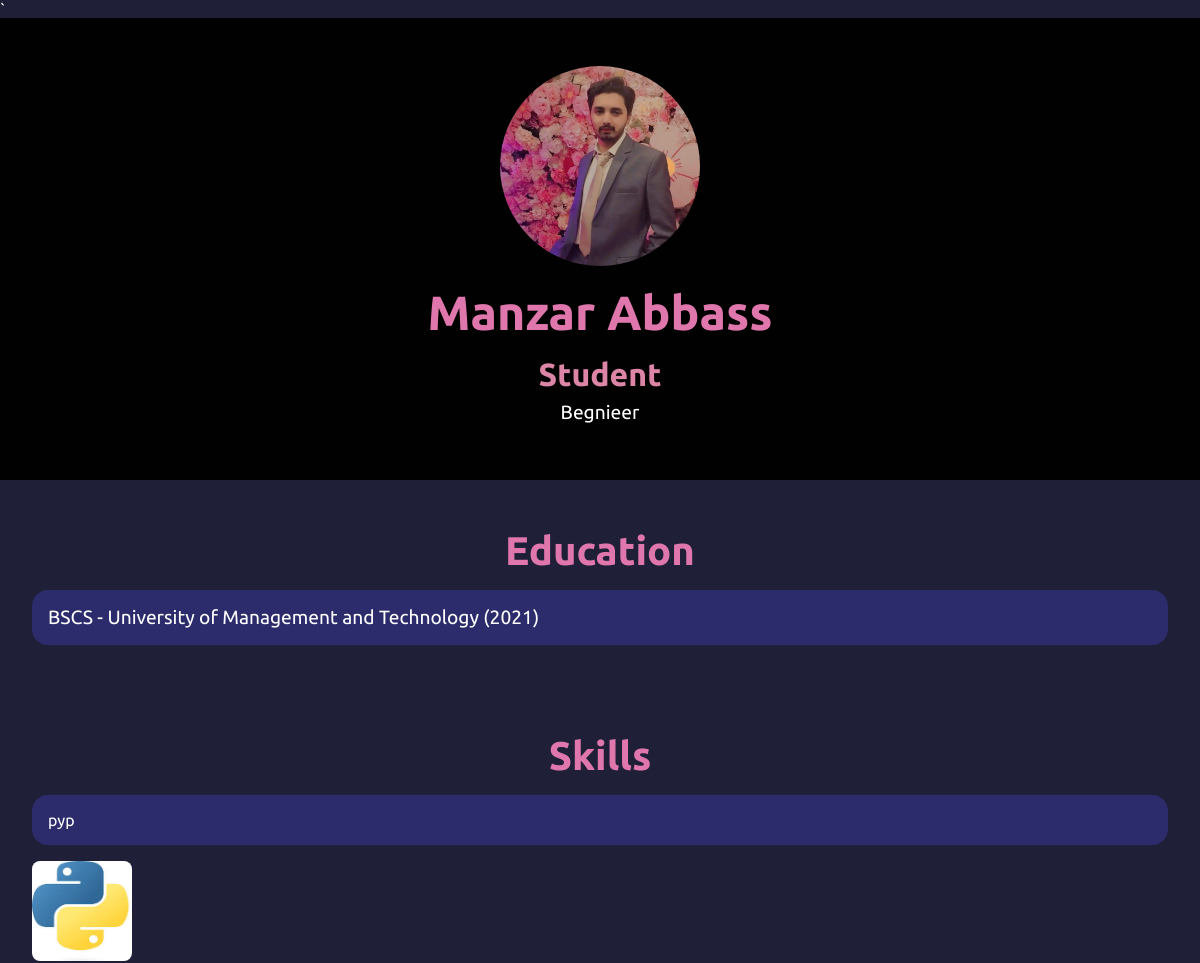
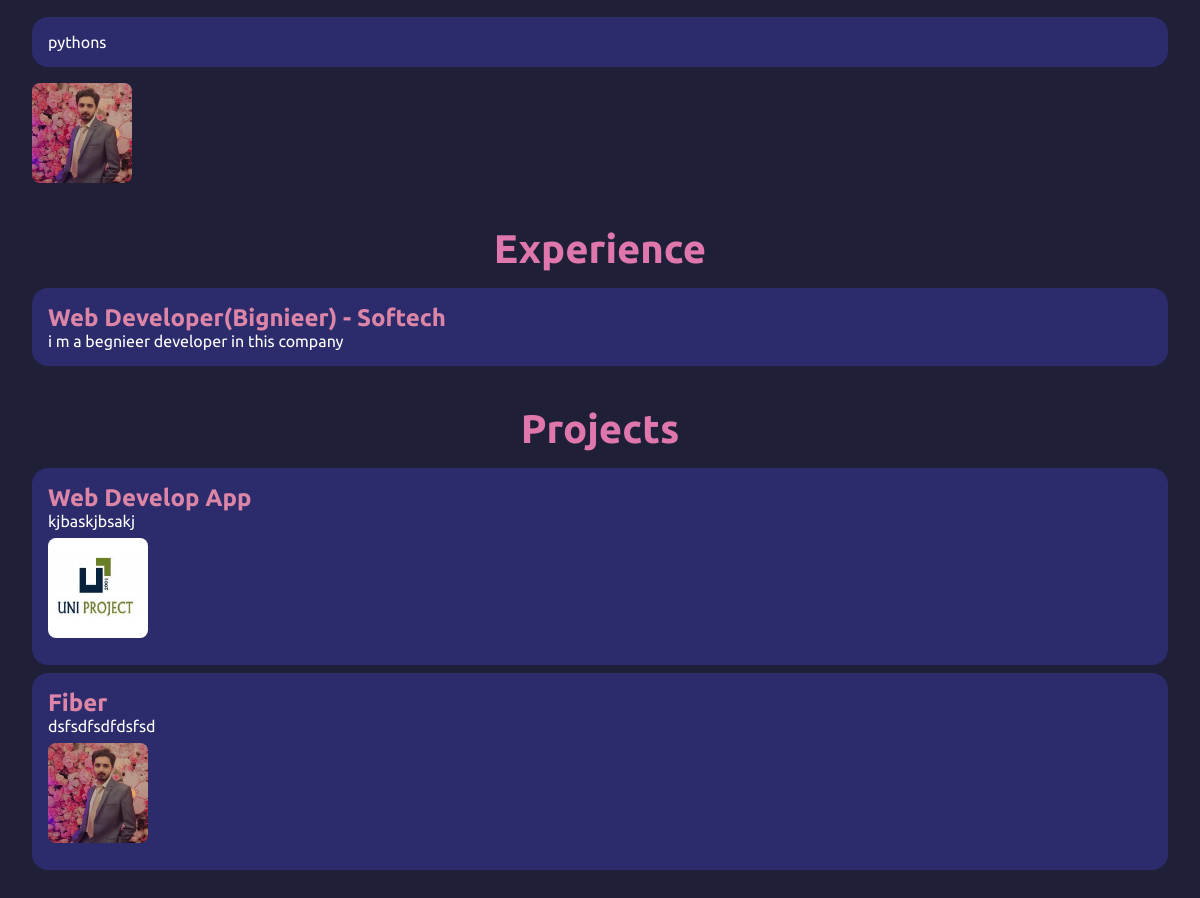
The page / on the database its author committed (2 pictures, top to bottom).
### Base/models.py (models this page shows, shortened)
class PersonalInfo(models.Model):
    name = models.CharField(max_length=100)
    image = models.ImageField(upload_to='profile_images/')
    designation = models.CharField(max_length=100)
    title_line = models.CharField(max_length=200)

class Education(models.Model):
    degree = models.CharField(max_length=100)
    institution = models.CharField(max_length=100)
    year = models.CharField(max_length=4)

class Skill(models.Model):
    name = models.CharField(max_length=100)
    image = models.ImageField(upload_to='skill_images/')

class Experience(models.Model):
    job_title = models.CharField(max_length=100)
    company = models.CharField(max_length=100)
    description = models.TextField()

class Project(models.Model):
    title = models.CharField(max_length=100)
    description = models.TextField()
    image = models.ImageField(upload_to='project_images/')
    url = models.URLField(default='https://example.com')

### Base/views.py (the view)
# urls.py: path('', home, name='home'),
def home(request):
    personal_info = PersonalInfo.objects.first()
    education = Education.objects.all()
    skills = Skill.objects.all()
    experiences = Experience.objects.all()
    projects = Project.objects.all()
    contact = Contact.objects.all()
    return render(request, 'home.html', {
        'personal_info': personal_info,
        'education': education,
        'skills': skills,
        'experiences': experiences,
        'projects': projects,
        'contact': contact
    })

### Base/templates/home.html (shortened to what this page needs)
{% load static%}
<!DOCTYPE html>
<!DOCTYPE html>
<html lang="en">
<head>
    <link rel="stylesheet" href="{%static 'css/style.css'%}">
    <link rel="stylesheet" href="https://cdnjs.cloudflare.com/ajax/libs/font-awesome/6.1.1/css/all.min.css">
</head>
<body>`
<body>
    <header>
        <div class="container">
            <img src="{{ personal_info.image.url }}" alt="{{ personal_info.name }}" style="width: 200px; height: 200px;">
            <h1>{{ personal_info.name }}</h1>
            <h2>{{ personal_info.designation }}</h2>
            <p>{{ personal_info.title_line }}</p>
        </div>
    </header>
    <main>
        <section id="education">
            <div class="container">
                <h2>Education</h2>
                <ul>
                    {% for edu in education %}
                        <li>{{ edu.degree }} - {{ edu.institution }} ({{ edu.year }})</li>
                    {% endfor %}
                </ul>
            </div>
        </section>
        <section id="skills">
            <div class="container">
                <h2>Skills</h2>
                <ul>
                    {% for skill in skills %}
                        <li>{{ skill.name }}</li>
                         <img src="{{ skill.image.url }}" alt="{{ skill.name }}" style="width: 100px; height: 100px;">
                    {% endfor %}
                </ul>
            </div>
        </section>
        <section id="experience">
            <div class="container">
                <h2>Experience</h2>
                <ul>
                    {% for exp in experiences %}
                        <li>
                            <h3>{{ exp.job_title }} - {{ exp.company }}</h3>
                            <p>{{ exp.description }}</p>
                        </li>
                    {% endfor %}
                </ul>
            </div>
        </section>
        <section id="projects">
            <div class="container">
                <h2>Projects</h2>
                <ul>
                    {% for project in projects %}
                        <li>
                            <h3>{{ project.title }}</h3>
                            <p>{{ project.description }}</p>
                            <img src="{{ project.image.url }}" alt="{{ project.name }}" style="width: 100px; height: 100px;">
                        </li>
                    {% endfor %}
                </ul>
            </div>
        </section>
    </main>
</body>
</html>

### static/css/style.css (style rules this page uses)
body { background-color: #1f1f38; }
* { margin: 0px; padding: 0px; box-sizing: border-box; font-family: 'Ubuntu', sans-serif; scroll-behavior: smooth; }
#skills { margin-top: 3rem; }
ul li { list-style: none; margin: 0 1rem; }

### Base/templates/home.html (style rules this page uses)
body { background-color: #1f1f38; font-family: 'Ubuntu', sans-serif; color: white; margin: 0; padding: 0; box-sizing: border-box; scroll-behavior: smooth; }
header { background-color: #010101; text-align: center; padding: 2rem 0; }
header img { border-radius: 50%; }
header h1 { font-size: 3rem; margin: 1rem 0; color: #df77ad; }
header h2 { font-size: 2rem; margin: 0.5rem 0; color: #dc85a7; }
header p { font-size: 1.2rem; margin: 0.5rem 0; }
main { padding: 2rem 1rem; }
.container { max-width: 1200px; margin: auto; padding: 1rem; }
section h2 { font-size: 2.5rem; color: #df77ad; margin-bottom: 1rem; text-align: center; }
section ul { list-style: none; padding: 0; }
section ul li { background-color: #2c2c6c; border-radius: 1rem; padding: 1rem; margin: 0.5rem 0; }
#skills img, #projects img { border-radius: 0.5rem; margin: 0.5rem 0; }
section ul li h3 { font-size: 1.5rem; color: #dc85a7; }
section ul li p { font-size: 1rem; }
#education ul li, #experience ul li, #projects ul li { background-color: #2c2c6c; border-radius: 1rem; padding: 1rem; margin: 0.5rem 0; }
#education ul li { font-size: 1.2rem; }

### rows shown on the page
PersonalInfo: image (picture), name "Manzar Abbass", designation "Student", title_line "Begnieer"
Education: degree "BSCS", institution "University of Management and Technology", year "2021"
Skill: name "pyp", image (picture)
Skill: name "pythons", image (picture)
Experience: job_title "Web Developer(Bignieer)", company "Softech", description "i m a begnieer developer in this company"
Project: title "Web Develop App", description "kjbaskjbsakj", image (picture)
Project: title "Fiber", description "dsfsdfsdfdsfsd", image (picture)
